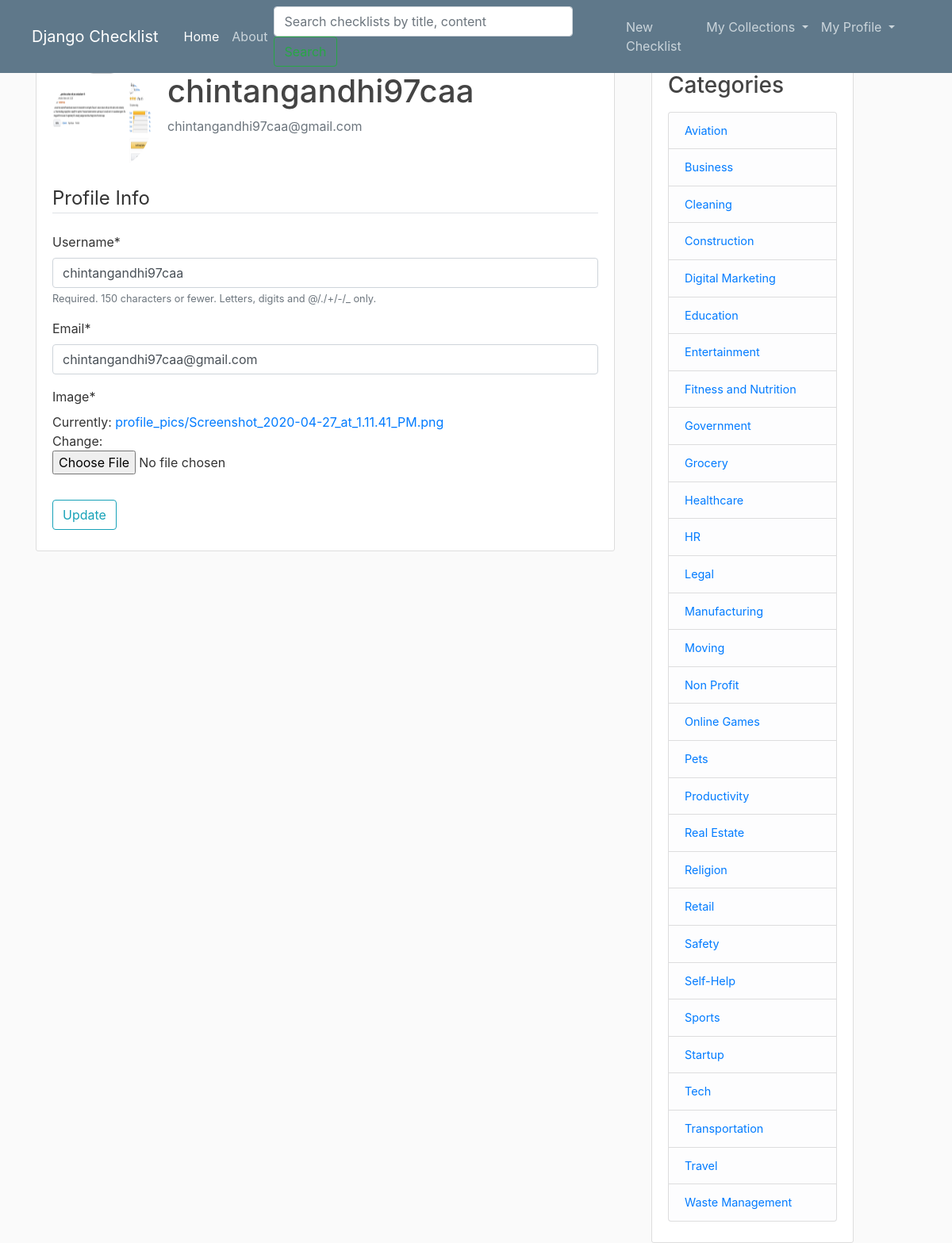
The app's page /profile/ (signed in) with its own data.
### users/models.py (models this page shows, shortened)
class Profile(models.Model):
	user = models.OneToOneField(User, on_delete = models.CASCADE)
	image = models.ImageField(default='default.jpg', upload_to='profile_pics')

### checklist/models.py (models this page shows)
class Category(models.Model):
	name = models.CharField(max_length=30)
	def __str__(self):
		return self.name

### users/views.py (the view, shortened to what this page needs)
# urls.py: path('profile/', user_views.profile, name='profile'),
@login_required
def profile(request):
	if request.method == 'POST':
		u_form = UserUpdateForm(request.POST, instance=request.user)
		p_form = ProfileUpdateForm(request.POST, request.FILES, instance=request.user.profile)
	else:
		u_form = UserUpdateForm(instance=request.user)
		p_form = ProfileUpdateForm(instance=request.user.profile)
	old_image_url = request.user.profile.image.url
	context = {
		'u_form': u_form,
		'p_form': p_form
	}
	return render(request, 'users/profile.html', context)

### users/forms.py
class UserUpdateForm(forms.ModelForm):
	email = forms.EmailField()
	class Meta:
		model = User
		fields = ['username', 'email']

class ProfileUpdateForm(forms.ModelForm):
	class Meta:
		model = Profile
		fields = ['image']

### checklist/context_processors.py (called while the page is built)
def add_variable_to_context(request):
	return {
		'category_list': Category.objects.all()
	}

### users/templates/users/profile.html (shortened to what this page needs)
{% extends "checklist/base.html" %}
{% load crispy_forms_tags %}
{% block content %}
	<div class="content-section">
	  <div class="media">
	    <img class="rounded-circle account-img" src="{{ user.profile.image.url }}">
		    <div class="media-body">
		      <h2 class="account-heading">{{ user.username }}</h2>
		      <p class="text-secondary">{{ user.email }}</p>
		    </div>
	  </div>
	  <form method="POST" enctype="multipart/form-data">
			<fieldset class="form-group">
				<legend class="border-bottom mb-4">Profile Info</legend>
				{{ u_form|crispy }}
				{{ p_form|crispy }}
			</fieldset>
			<div class="form-group">
				<button class="btn btn-outline-info" type="submit">Update</button>
			</div>
		</form>
	</div>
{% endblock %}

### checklist/templates/checklist/base.html (shortened to what this page needs)
{% load static %}
<!DOCTYPE html>
<html>
<head>
    <link rel="stylesheet" href="https://stackpath.bootstrapcdn.com/bootstrap/4.4.1/css/bootstrap.min.css">
    <link rel="stylesheet" type="text/css" href="{% static 'Checklist/main.css' %}">
</head>
<body>
	<header class="site-header">
        <nav class="navbar navbar-expand-md navbar-dark bg-steel fixed-top">
            <div class="navbar-brand mr-4 ml-4">Django Checklist</div>
            <div class="collapse navbar-collapse" id="navbarToggle">
                <ul class="navbar-nav mr-auto">
                  <li class="nav-item active"> <a class="nav-item nav-link" href="{% url 'checklist-home' %}">Home</a> </li>
                  <li class="nav-item"> <a class="nav-item nav-link" href="{% url 'checklist-about' %}">About</a> </li>
                </ul>
                <form class="form-inline mt-2 mt-md-0" action="{% url 'search' %}" method="get" placeholder="Search" aria-label="Search">
                    <input type="text" size="30" maxlength="30" placeholder="Search checklists by title, content" name="q" value="" class="form-control mr-sm-2" id="q">
                    <input type="submit" value="Search" class="btn btn-outline-success my-2 my-sm-0">
                </form>
                <ul class="navbar-nav mr-5">
                    {% if user.is_authenticated %}
                        <li><a class="nav-item nav-link" href="{% url 'checklist-create' %}">New Checklist</a></li>
                        <li class="nav-item dropdown">
                            <a class="nav-link dropdown-toggle" href="#" id="navbarDropdown" role="button" data-toggle="dropdown" aria-haspopup="true" aria-expanded="false"> My Collections </a>
                        </li>
                        <li class="nav-item dropdown">
                            <a class="nav-link dropdown-toggle" href="#" id="navbarDropdown" role="button" data-toggle="dropdown" aria-haspopup="true" aria-expanded="false"> My Profile </a>
                        </li>
                    {% else %}
                        <a class="nav-item nav-link" href="{% url 'login' %}">Login</a>
                        <a class="nav-item nav-link" href="{% url 'register' %}">Register</a>
                    {% endif %}
                </ul>
            </div>
    </nav>
    </header>
	<main role="main" class="container">
      <div class="row">
        <div class="col-md-8">
          {% block content %}{% endblock %}
        </div>
        <div class="col-md-3 ml-3">
          <div class="content-section" style="font-size: 0.9em">
            <h3>Categories</h3>
            <p class='text-muted'>
              <ul class="list-group">
                {% for category in category_list %}
                    <li class="list-group-item list-group-item-light">
                        <a href="{% url 'category' category %}">{{ category }}</a>
                    </li>
                {% endfor %}
              </ul>
            </p>
          </div>
        </div>
      </div>
    </main>
</body>
</html>

### checklist/static/checklist/main.css (style rules this page uses)
body { background: #fafafa; color: #333333; margin-top: 5rem; }
h1, h2, h3, h4, h5, h6 { color: #444444; }
ul { margin: 0; }
.bg-steel { background-color: #5f788a; }
.site-header .navbar-nav .nav-link { color: #cbd5db; }
.content-section { background: #ffffff; padding: 10px 20px; border: 1px solid #dddddd; border-radius: 3px; margin-bottom: 20px; }
.account-img { height: 125px; width: 125px; margin-right: 20px; margin-bottom: 16px; }
.account-heading { font-size: 2.5rem; }

### records on screen
Category: name "Aviation"
Category: name "Business"
Category: name "Cleaning"
Category: name "Construction"
Category: name "Digital Marketing"
Category: name "Education"
Category: name "Entertainment"
Category: name "Fitness and Nutrition"
Category: name "Government"
Category: name "Grocery"
Category: name "Healthcare"
Category: name "HR"
Category: name "Legal"
Category: name "Manufacturing"
Category: name "Moving"
Category: name "Non Profit"
Category: name "Online Games"
Category: name "Pets"
Category: name "Productivity"
Category: name "Real Estate"
Category: name "Religion"
Category: name "Retail"
Category: name "Safety"
Category: name "Self-Help"
Category: name "Sports"
Category: name "Startup"
Category: name "Tech"
Category: name "Transportation"
Category: name "Travel"
Category: name "Waste Management"

### other values on screen
{{ user.username }} "chintangandhi97caa"
{{ user.email }} "chintangandhi97caa@gmail.com"
